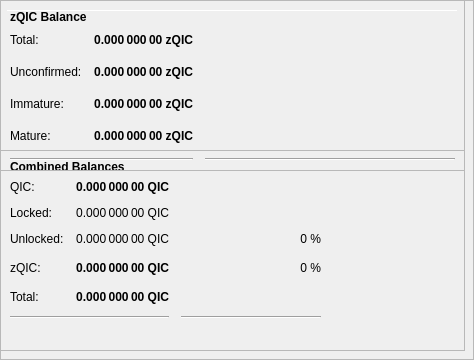
        <widget class="QFrame" name="frameObfuscation">
         <property name="minimumSize">
          <size>
           <width>0</width>
           <height>350</height>
          </size>
         </property>
         <property name="layoutDirection">
          <enum>Qt::LeftToRight</enum>
         </property>
         <property name="frameShape">
          <enum>QFrame::StyledPanel</enum>
         </property>
         <property name="frameShadow">
          <enum>QFrame::Raised</enum>
         </property>
         <widget class="QPushButton" name="runAutoDenom">
          <property name="geometry">
           <rect>
            <x>251</x>
            <y>17</y>
            <width>1</width>
            <height>1</height>
           </rect>
          </property>
          <property name="palette">
           <palette>
            <active>
             <colorrole role="WindowText">
              <brush brushstyle="SolidPattern">
               <color alpha="255">
                <red>0</red>
                <green>0</green>
                <blue>0</blue>
               </color>
              </brush>
             </colorrole>
             <colorrole role="Button">
              <brush brushstyle="SolidPattern">
               <color alpha="255">
                <red>239</red>
                <green>238</green>
                <blue>238</blue>
               </color>
              </brush>
             </colorrole>
             <colorrole role="Light">
              <brush brushstyle="SolidPattern">
               <color alpha="255">
                <red>255</red>
                <green>255</green>
                <blue>255</blue>
               </color>
              </brush>
             </colorrole>
             <colorrole role="Midlight">
              <brush brushstyle="SolidPattern">
               <color alpha="255">
                <red>247</red>
                <green>246</green>
                <blue>246</blue>
               </color>
              </brush>
             </colorrole>
             <colorrole role="Dark">
              <brush brushstyle="SolidPattern">
               <color alpha="255">
                <red>119</red>
                <green>119</green>
                <blue>119</blue>
               </color>
              </brush>
             </colorrole>
             <colorrole role="Mid">
              <brush brushstyle="SolidPattern">
               <color alpha="255">
                <red>159</red>
                <green>159</green>
                <blue>159</blue>
               </color>
              </brush>
             </colorrole>
             <colorrole role="Text">
              <brush brushstyle="SolidPattern">
               <color alpha="255">
                <red>0</red>
                <green>0</green>
                <blue>0</blue>
               </color>
              </brush>
             </colorrole>
             <colorrole role="BrightText">
              <brush brushstyle="SolidPattern">
               <color alpha="255">
                <red>255</red>
                <green>255</green>
                <blue>255</blue>
               </color>
              </brush>
             </colorrole>
             <colorrole role="ButtonText">
              <brush brushstyle="SolidPattern">
               <color alpha="255">
                <red>0</red>
                <green>0</green>
                <blue>0</blue>
               </color>
              </brush>
             </colorrole>
             <colorrole role="Base">
              <brush brushstyle="SolidPattern">
               <color alpha="255">
                <red>255</red>
                <green>255</green>
                <blue>255</blue>
               </color>
              </brush>
             </colorrole>
             <colorrole role="Window">
              <brush brushstyle="SolidPattern">
               <color alpha="255">
                <red>239</red>
                <green>238</green>
                <blue>238</blue>
               </color>
              </brush>
             </colorrole>
             <colorrole role="Shadow">
              <brush brushstyle="SolidPattern">
               <color alpha="255">
                <red>0</red>
                <green>0</green>
                <blue>0</blue>
               </color>
              </brush>
             </colorrole>
             <colorrole role="AlternateBase">
              <brush brushstyle="SolidPattern">
               <color alpha="255">
                <red>247</red>
                <green>246</green>
                <blue>246</blue>
               </color>
              </brush>
             </colorrole>
             <colorrole role="ToolTipBase">
              <brush brushstyle="SolidPattern">
               <color alpha="255">
                <red>255</red>
                <green>255</green>
                <blue>220</blue>
               </color>
              </brush>
             </colorrole>
             <colorrole role="ToolTipText">
              <brush brushstyle="SolidPattern">
               <color alpha="255">
                <red>0</red>
                <green>0</green>
                <blue>0</blue>
               </color>
              </brush>
             </colorrole>
            </active>
            <inactive>
             <colorrole role="WindowText">
              <brush brushstyle="SolidPattern">
               <color alpha="255">
                <red>0</red>
                <green>0</green>
                <blue>0</blue>
               </color>
              </brush>
             </colorrole>
             <colorrole role="Button">
              <brush brushstyle="SolidPattern">
               <color alpha="255">
                <red>239</red>
                <green>238</green>
                <blue>238</blue>
               </color>
              </brush>
             </colorrole>
             <colorrole role="Light">
              <brush brushstyle="SolidPattern">
               <color alpha="255">
                <red>255</red>
                <green>255</green>
                <blue>255</blue>
               </color>
              </brush>
             </colorrole>
             <colorrole role="Midlight">
              <brush brushstyle="SolidPattern">
               <color alpha="255">
                <red>247</red>
                <green>246</green>
                <blue>246</blue>
               </color>
              </brush>
             </colorrole>
             <colorrole role="Dark">
              <brush brushstyle="SolidPattern">
               <color alpha="255">
                <red>119</red>
                <green>119</green>
                <blue>119</blue>
               </color>
              </brush>
             </colorrole>
             <colorrole role="Mid">
              <brush brushstyle="SolidPattern">
               <color alpha="255">
                <red>159</red>
                <green>159</green>
                <blue>159</blue>
               </color>
              </brush>
             </colorrole>
             <colorrole role="Text">
              <brush brushstyle="SolidPattern">
               <color alpha="255">
                <red>0</red>
                <green>0</green>
                <blue>0</blue>
               </color>
              </brush>
             </colorrole>
             <colorrole role="BrightText">
              <brush brushstyle="SolidPattern">
               <color alpha="255">
                <red>255</red>
                <green>255</green>
                <blue>255</blue>
               </color>
              </brush>
             </colorrole>
             <colorrole role="ButtonText">
              <brush brushstyle="SolidPattern">
               <color alpha="255">
                <red>0</red>
                <green>0</green>
                <blue>0</blue>
               </color>
              </brush>
             </colorrole>
             <colorrole role="Base">
              <brush brushstyle="SolidPattern">
               <color alpha="255">
                <red>255</red>
                <green>255</green>
                <blue>255</blue>
               </color>
              </brush>
             </colorrole>
             <colorrole role="Window">
              <brush brushstyle="SolidPattern">
               <color alpha="255">
                <red>239</red>
                <green>238</green>
                <blue>238</blue>
               </color>
              </brush>
             </colorrole>
             <colorrole role="Shadow">
              <brush brushstyle="SolidPattern">
               <color alpha="255">
                <red>0</red>
                <green>0</green>
                <blue>0</blue>
               </color>
              </brush>
             </colorrole>
             <colorrole role="AlternateBase">
              <brush brushstyle="SolidPattern">
               <color alpha="255">
                <red>247</red>
                <green>246</green>
                <blue>246</blue>
               </color>
              </brush>
             </colorrole>
             <colorrole role="ToolTipBase">
              <brush brushstyle="SolidPattern">
               <color alpha="255">
                <red>255</red>
                <green>255</green>
                <blue>220</blue>
               </color>
              </brush>
             </colorrole>
             <colorrole role="ToolTipText">
              <brush brushstyle="SolidPattern">
               <color alpha="255">
                <red>0</red>
                <green>0</green>
                <blue>0</blue>
               </color>
              </brush>
             </colorrole>
            </inactive>
            <disabled>
             <colorrole role="WindowText">
              <brush brushstyle="SolidPattern">
               <color alpha="255">
                <red>119</red>
                <green>119</green>
                <blue>119</blue>
               </color>
              </brush>
             </colorrole>
             <colorrole role="Button">
              <brush brushstyle="SolidPattern">
               <color alpha="255">
                <red>239</red>
                <green>238</green>
                <blue>238</blue>
               </color>
              </brush>
             </colorrole>
             <colorrole role="Light">
              <brush brushstyle="SolidPattern">
               <color alpha="255">
                <red>255</red>
                <green>255</green>
                <blue>255</blue>
               </color>
              </brush>
             </colorrole>
             <colorrole role="Midlight">
              <brush brushstyle="SolidPattern">
               <color alpha="255">
                <red>247</red>
                <green>246</green>
                <blue>246</blue>
               </color>
              </brush>
             </colorrole>
             <colorrole role="Dark">
              <brush brushstyle="SolidPattern">
               <color alpha="255">
                <red>119</red>
                <green>119</green>
                <blue>119</blue>
               </color>
              </brush>
             </colorrole>
             <colorrole role="Mid">
              <brush brushstyle="SolidPattern">
               <color alpha="255">
                <red>159</red>
                <green>159</green>
                <blue>159</blue>
               </color>
              </brush>
             </colorrole>
             <colorrole role="Text">
              <brush brushstyle="SolidPattern">
               <color alpha="255">
                <red>119</red>
                <green>119</green>
                <blue>119</blue>
               </color>
              </brush>
             </colorrole>
             <colorrole role="BrightText">
              <brush brushstyle="SolidPattern">
               <color alpha="255">
                <red>255</red>
                <green>255</green>
                <blue>255</blue>
               </color>
              </brush>
             </colorrole>
             <colorrole role="ButtonText">
              <brush brushstyle="SolidPattern">
               <color alpha="255">
                <red>119</red>
                <green>119</green>
                <blue>119</blue>
               </color>
              </brush>
             </colorrole>
             <colorrole role="Base">
              <brush brushstyle="SolidPattern">
               <color alpha="255">
                <red>239</red>
                <green>238</green>
                <blue>238</blue>
               </color>
              </brush>
             </colorrole>
             <colorrole role="Window">
              <brush brushstyle="SolidPattern">
               <color alpha="255">
                <red>239</red>
                <green>238</green>
                <blue>238</blue>
               </color>
              </brush>
             </colorrole>
             <colorrole role="Shadow">
              <brush brushstyle="SolidPattern">
               <color alpha="255">
                <red>0</red>
                <green>0</green>
                <blue>0</blue>
               </color>
              </brush>
             </colorrole>
             <colorrole role="AlternateBase">
              <brush brushstyle="SolidPattern">
               <color alpha="255">
                <red>239</red>
                <green>238</green>
                <blue>238</blue>
               </color>
              </brush>
             </colorrole>
             <colorrole role="ToolTipBase">
              <brush brushstyle="SolidPattern">
               <color alpha="255">
                <red>255</red>
                <green>255</green>
                <blue>220</blue>
               </color>
              </brush>
             </colorrole>
             <colorrole role="ToolTipText">
              <brush brushstyle="SolidPattern">
               <color alpha="255">
                <red>0</red>
                <green>0</green>
                <blue>0</blue>
               </color>
              </brush>
             </colorrole>
            </disabled>
           </palette>
          </property>
          <property name="focusPolicy">
           <enum>Qt::NoFocus</enum>
          </property>
          <property name="autoFillBackground">
           <bool>true</bool>
          </property>
          <property name="text">
           <string/>
          </property>
          <property name="flat">
           <bool>true</bool>
          </property>
         </widget>
         <widget class="Line" name="line">
          <property name="geometry">
           <rect>
            <x>7</x>
            <y>10</y>
            <width>451</width>
            <height>1</height>
           </rect>
          </property>
          <property name="orientation">
           <enum>Qt::Horizontal</enum>
          </property>
         </widget>
         <widget class="QFrame" name="frame_3">
          <property name="geometry">
           <rect>
            <x>0</x>
            <y>150</y>
            <width>465</width>
            <height>201</height>
           </rect>
          </property>
          <property name="frameShape">
           <enum>QFrame::StyledPanel</enum>
          </property>
          <property name="frameShadow">
           <enum>QFrame::Raised</enum>
          </property>
          <layout class="QVBoxLayout" name="verticalLayout_5">
           <item>
            <layout class="QHBoxLayout" name="horizontalLayout_5" stretch="0">
             <item>
              <widget class="QLabel" name="label_5z">
               <property name="maximumSize">
                <size>
                 <width>16777215</width>
                 <height>20</height>
                </size>
               </property>
               <property name="font">
                <font>
                 <weight>75</weight>
                 <bold>true</bold>
                </font>
               </property>
               <property name="toolTip">
                <string>Combined Balances (including unconfirmed and immature coins)</string>
               </property>
               <property name="text">
                <string>&lt;html&gt;&lt;head/&gt;&lt;body&gt;&lt;p&gt;Combined Balances&lt;/p&gt;&lt;/body&gt;&lt;/html&gt;</string>
               </property>
              </widget>
             </item>
            </layout>
           </item>
           <item>
            <layout class="QGridLayout" name="gridLayout_3">
             <property name="spacing">
              <number>12</number>
             </property>
             <item row="7" column="0" colspan="2">
              <widget class="Line" name="lineSpendableBalance_3">
               <property name="orientation">
                <enum>Qt::Horizontal</enum>
               </property>
              </widget>
             </item>
             <item row="7" column="2">
              <widget class="Line" name="lineWatchBalance_3">
               <property name="sizePolicy">
                <sizepolicy hsizetype="Preferred" vsizetype="Fixed">
                 <horstretch>0</horstretch>
                 <verstretch>0</verstretch>
                </sizepolicy>
               </property>
               <property name="minimumSize">
                <size>
                 <width>140</width>
                 <height>0</height>
                </size>
               </property>
               <property name="orientation">
                <enum>Qt::Horizontal</enum>
               </property>
              </widget>
             </item>
             <item row="4" column="1">
              <widget class="QLabel" name="labelzBalancez">
               <property name="font">
                <font>
                 <weight>75</weight>
                 <bold>true</bold>
                </font>
               </property>
               <property name="cursor">
                <cursorShape>IBeamCursor</cursorShape>
               </property>
               <property name="toolTip">
                <string>Total of transactions that have yet to be confirmed, and do not yet count toward the spendable balance</string>
               </property>
               <property name="text">
                <string notr="true">0.000 000 00 QIC</string>
               </property>
               <property name="alignment">
                <set>Qt::AlignRight|Qt::AlignTrailing|Qt::AlignVCenter</set>
               </property>
               <property name="textInteractionFlags">
                <set>Qt::LinksAccessibleByMouse|Qt::TextSelectableByKeyboard|Qt::TextSelectableByMouse</set>
               </property>
              </widget>
             </item>
             <item row="6" column="1">
              <widget class="QLabel" name="labelTotalz">
               <property name="font">
                <font>
                 <weight>75</weight>
                 <bold>true</bold>
                </font>
               </property>
               <property name="cursor">
                <cursorShape>IBeamCursor</cursorShape>
               </property>
               <property name="toolTip">
                <string>Total Balance, including unconfirmed and immature coins.</string>
               </property>
               <property name="text">
                <string notr="true">0.000 000 00 QIC</string>
               </property>
               <property name="alignment">
                <set>Qt::AlignRight|Qt::AlignTrailing|Qt::AlignVCenter</set>
               </property>
               <property name="textInteractionFlags">
                <set>Qt::LinksAccessibleByMouse|Qt::TextSelectableByKeyboard|Qt::TextSelectableByMouse</set>
               </property>
              </widget>
             </item>
             <item row="4" column="3">
              <spacer name="horizontalSpacer_6">
               <property name="orientation">
                <enum>Qt::Horizontal</enum>
               </property>
               <property name="sizeHint" stdset="0">
                <size>
                 <width>40</width>
                 <height>20</height>
                </size>
               </property>
              </spacer>
             </item>
             <item row="6" column="0">
              <widget class="QLabel" name="labelTotalTextz">
               <property name="text">
                <string>Total:</string>
               </property>
              </widget>
             </item>
             <item row="1" column="0">
              <widget class="QLabel" name="labelBalanceTextz">
               <property name="text">
                <string>QIC:</string>
               </property>
              </widget>
             </item>
             <item row="1" column="1">
              <widget class="QLabel" name="labelBalancez">
               <property name="font">
                <font>
                 <weight>75</weight>
                 <bold>true</bold>
                </font>
               </property>
               <property name="cursor">
                <cursorShape>IBeamCursor</cursorShape>
               </property>
               <property name="toolTip">
                <string>Your current spendable balance</string>
               </property>
               <property name="text">
                <string notr="true">0.000 000 00 QIC</string>
               </property>
               <property name="alignment">
                <set>Qt::AlignRight|Qt::AlignTrailing|Qt::AlignVCenter</set>
               </property>
               <property name="textInteractionFlags">
                <set>Qt::LinksAccessibleByMouse|Qt::TextSelectableByKeyboard|Qt::TextSelectableByMouse</set>
               </property>
              </widget>
             </item>
             <item row="4" column="0">
              <widget class="QLabel" name="labelzBalanceTextz">
               <property name="toolTip">
                <string/>
               </property>
               <property name="text">
                <string>zQIC:</string>
               </property>
              </widget>
             </item>
             <item row="4" column="2">
              <widget class="QLabel" name="labelzQICPercent">
               <property name="toolTip">
                <string>Current percentage of zQIC.
If AutoMint is enabled this percentage will settle around the configured AutoMint percentage (default = 10%)</string>
               </property>
               <property name="text">
                <string>0 %</string>
               </property>
               <property name="alignment">
                <set>Qt::AlignRight|Qt::AlignTrailing|Qt::AlignVCenter</set>
               </property>
              </widget>
             </item>
             <item row="6" column="2">
              <widget class="QLabel" name="label100Percent">
               <property name="text">
                <string/>
               </property>
               <property name="alignment">
                <set>Qt::AlignRight|Qt::AlignTrailing|Qt::AlignVCenter</set>
               </property>
              </widget>
             </item>
             <item row="2" column="1">
              <widget class="QLabel" name="labelLockedBalance">
               <property name="toolTip">
                <string>Locked QIC or Masternode collaterals. These are excluded from zQIC minting.</string>
               </property>
               <property name="text">
                <string>0.000 000 00 QIC</string>
               </property>
               <property name="alignment">
                <set>Qt::AlignRight|Qt::AlignTrailing|Qt::AlignVCenter</set>
               </property>
              </widget>
             </item>
             <item row="2" column="0">
              <widget class="QLabel" name="labelLockedBalanceText">
               <property name="toolTip">
                <string>Locked QIC or Masternode collaterals. These are excluded from zQIC minting.</string>
               </property>
               <property name="text">
                <string>Locked:</string>
               </property>
              </widget>
             </item>
             <item row="3" column="0">
              <widget class="QLabel" name="labelUnLockedBalanceText">
               <property name="toolTip">
                <string>Unlocked QICs. These can be used for zQIC minting.</string>
               </property>
               <property name="text">
                <string>Unlocked:</string>
               </property>
              </widget>
             </item>
             <item row="3" column="1">
              <widget class="QLabel" name="labelUnLockedBalance">
               <property name="toolTip">
                <string>Unlocked QICs. These can be used for zQIC minting.</string>
               </property>
               <property name="text">
                <string>0.000 000 00 QIC</string>
               </property>
               <property name="alignment">
                <set>Qt::AlignRight|Qt::AlignTrailing|Qt::AlignVCenter</set>
               </property>
              </widget>
             </item>
             <item row="3" column="2">
              <widget class="QLabel" name="labelQICPercent">
               <property name="text">
                <string>0 %</string>
               </property>
               <property name="alignment">
                <set>Qt::AlignRight|Qt::AlignTrailing|Qt::AlignVCenter</set>
               </property>
              </widget>
             </item>
            </layout>
           </item>
           <item>
            <spacer name="verticalSpacer">
             <property name="orientation">
              <enum>Qt::Vertical</enum>
             </property>
             <property name="sizeHint" stdset="0">
              <size>
               <width>20</width>
               <height>40</height>
              </size>
             </property>
            </spacer>
           </item>
          </layout>
         </widget>
         <widget class="QFrame" name="frame_4">
          <property name="geometry">
           <rect>
            <x>0</x>
            <y>0</y>
            <width>465</width>
            <height>171</height>
           </rect>
          </property>
          <property name="frameShape">
           <enum>QFrame::StyledPanel</enum>
          </property>
          <property name="frameShadow">
           <enum>QFrame::Raised</enum>
          </property>
          <layout class="QVBoxLayout" name="verticalLayout_7">
           <item>
            <layout class="QHBoxLayout" name="horizontalLayout_8" stretch="0">
             <item>
              <widget class="QLabel" name="label_5z_3">
               <property name="maximumSize">
                <size>
                 <width>16777215</width>
                 <height>20</height>
                </size>
               </property>
               <property name="font">
                <font>
                 <weight>75</weight>
                 <bold>true</bold>
                </font>
               </property>
               <property name="text">
                <string>zQIC Balance</string>
               </property>
              </widget>
             </item>
            </layout>
           </item>
           <item>
            <layout class="QGridLayout" name="gridLayout_5">
             <property name="spacing">
              <number>12</number>
             </property>
             <item row="4" column="0">
              <widget class="QLabel" name="labelzBalanceMatureText">
               <property name="toolTip">
                <string>Mature: more than 20 confirmation and more than 1 mints of the same denomination after it was minted.
These zQIC are spendable.</string>
               </property>
               <property name="text">
                <string>Mature:</string>
               </property>
              </widget>
             </item>
             <item row="5" column="0" colspan="2">
              <widget class="Line" name="lineSpendableBalance_5">
               <property name="orientation">
                <enum>Qt::Horizontal</enum>
               </property>
              </widget>
             </item>
             <item row="1" column="1">
              <widget class="QLabel" name="labelzBalance">
               <property name="font">
                <font>
                 <weight>75</weight>
                 <bold>true</bold>
                </font>
               </property>
               <property name="cursor">
                <cursorShape>IBeamCursor</cursorShape>
               </property>
               <property name="toolTip">
                <string>All available zQIC, unconfirmed and immature zQIC included.</string>
               </property>
               <property name="text">
                <string notr="true">0.000 000 00 zQIC</string>
               </property>
               <property name="alignment">
                <set>Qt::AlignRight|Qt::AlignTrailing|Qt::AlignVCenter</set>
               </property>
               <property name="textInteractionFlags">
                <set>Qt::LinksAccessibleByMouse|Qt::TextSelectableByKeyboard|Qt::TextSelectableByMouse</set>
               </property>
              </widget>
             </item>
             <item row="5" column="2">
              <widget class="Line" name="lineWatchBalance_5">
               <property name="sizePolicy">
                <sizepolicy hsizetype="Preferred" vsizetype="Fixed">
                 <horstretch>0</horstretch>
                 <verstretch>0</verstretch>
                </sizepolicy>
               </property>
               <property name="minimumSize">
                <size>
                 <width>140</width>
                 <height>0</height>
                </size>
               </property>
               <property name="orientation">
                <enum>Qt::Horizontal</enum>
               </property>
              </widget>
             </item>
             <item row="1" column="0">
              <widget class="QLabel" name="labelzBalanceText">
               <property name="toolTip">
                <string>All available zQIC, unconfirmed and immature zQIC included.</string>
               </property>
               <property name="text">
                <string>Total:</string>
               </property>
              </widget>
             </item>
             <item row="1" column="2">
              <spacer name="horizontalSpacer_8">
               <property name="orientation">
                <enum>Qt::Horizontal</enum>
               </property>
               <property name="sizeHint" stdset="0">
                <size>
                 <width>40</width>
                 <height>20</height>
                </size>
               </property>
              </spacer>
             </item>
             <item row="4" column="2">
              <spacer name="horizontalSpacer_4">
               <property name="orientation">
                <enum>Qt::Horizontal</enum>
               </property>
               <property name="sizeHint" stdset="0">
                <size>
                 <width>40</width>
                 <height>20</height>
                </size>
               </property>
              </spacer>
             </item>
             <item row="4" column="1">
              <widget class="QLabel" name="labelzBalanceMature">
               <property name="font">
                <font>
                 <weight>75</weight>
                 <bold>true</bold>
                </font>
               </property>
               <property name="toolTip">
                <string>Mature: more than 20 confirmation and more than 1 mints of the same denomination after it was minted.
These zQIC are spendable.</string>
               </property>
               <property name="text">
                <string>0.000 000 00 zQIC</string>
               </property>
               <property name="alignment">
                <set>Qt::AlignRight|Qt::AlignTrailing|Qt::AlignVCenter</set>
               </property>
              </widget>
             </item>
             <item row="2" column="0">
              <widget class="QLabel" name="labelzBalanceUnconfirmedText">
               <property name="toolTip">
                <string>Unconfirmed: less than 20 confirmations
Immature: confirmed, but less than 1 mints of the same denomination after it was minted</string>
               </property>
               <property name="text">
                <string>Unconfirmed:</string>
               </property>
              </widget>
             </item>
             <item row="2" column="1">
              <widget class="QLabel" name="labelzBalanceUnconfirmed">
               <property name="font">
                <font>
                 <weight>75</weight>
                 <bold>true</bold>
                </font>
               </property>
               <property name="toolTip">
                <string>Unconfirmed: less than 20 confirmations
Immature: confirmed, but less than 1 mints of the same denomination after it was minted</string>
               </property>
               <property name="text">
                <string>0.000 000 00 zQIC</string>
               </property>
               <property name="alignment">
                <set>Qt::AlignRight|Qt::AlignTrailing|Qt::AlignVCenter</set>
               </property>
              </widget>
             </item>
             <item row="2" column="2">
              <spacer name="horizontalSpacer_5">
               <property name="orientation">
                <enum>Qt::Horizontal</enum>
               </property>
               <property name="sizeHint" stdset="0">
                <size>
                 <width>40</width>
                 <height>20</height>
                </size>
               </property>
              </spacer>
             </item>
             <item row="3" column="0">
              <widget class="QLabel" name="labelzBalanceImmatureText">
               <property name="toolTip">
                <string>Unconfirmed: less than 20 confirmations
Immature: confirmed, but less than 1 mints of the same denomination after it was minted</string>
               </property>
               <property name="text">
                <string>Immature:</string>
               </property>
              </widget>
             </item>
             <item row="3" column="1">
              <widget class="QLabel" name="labelzBalanceImmature">
               <property name="font">
                <font>
                 <weight>75</weight>
                 <bold>true</bold>
                </font>
               </property>
               <property name="toolTip">
                <string>Unconfirmed: less than 20 confirmations
Immature: confirmed, but less than 1 mints of the same denomination after it was minted</string>
               </property>
               <property name="text">
                <string>0.000 000 00 zQIC</string>
               </property>
               <property name="alignment">
                <set>Qt::AlignRight|Qt::AlignTrailing|Qt::AlignVCenter</set>
               </property>
              </widget>
             </item>
             <item row="3" column="2">
              <spacer name="horizontalSpacer_7">
               <property name="orientation">
                <enum>Qt::Horizontal</enum>
               </property>
               <property name="sizeHint" stdset="0">
                <size>
                 <width>40</width>
                 <height>20</height>
                </size>
               </property>
              </spacer>
             </item>
            </layout>
           </item>
          </layout>
         </widget>
        </widget>
